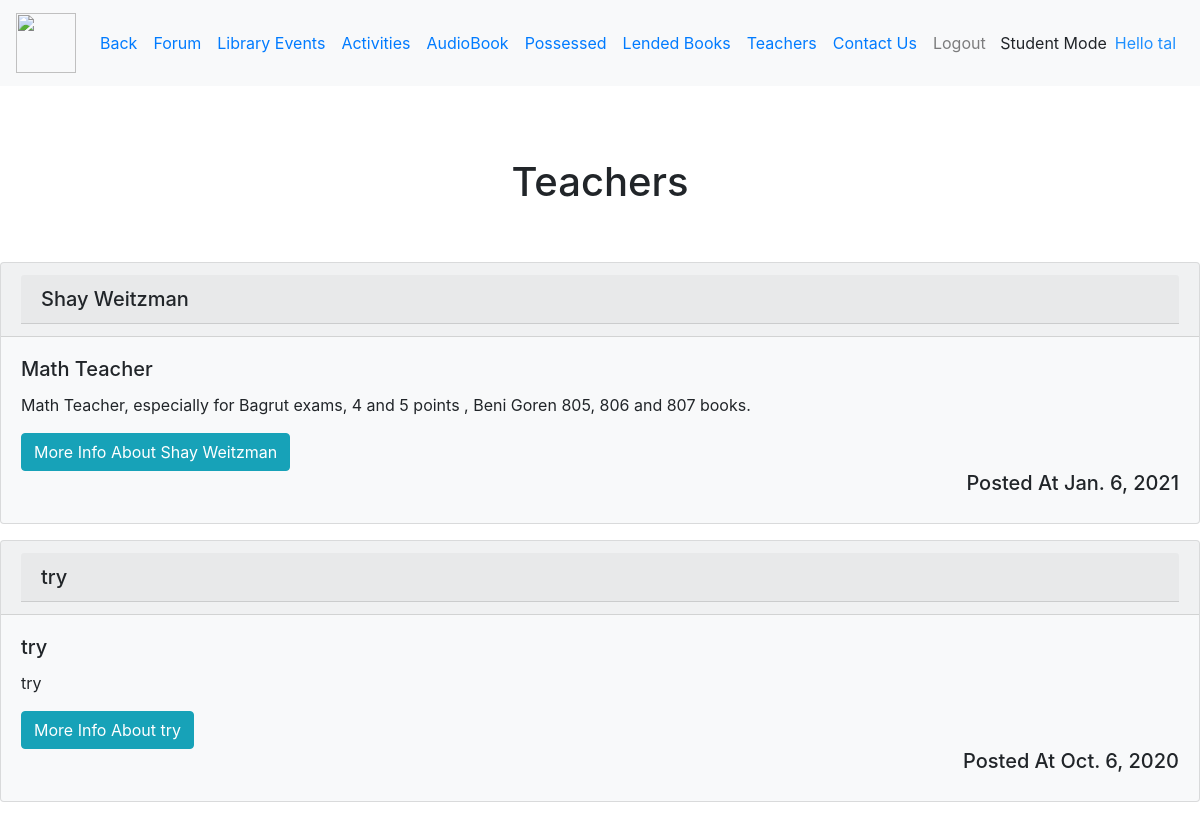
Before: /Me/Student/Teachers/ (signed in) with the older database file.
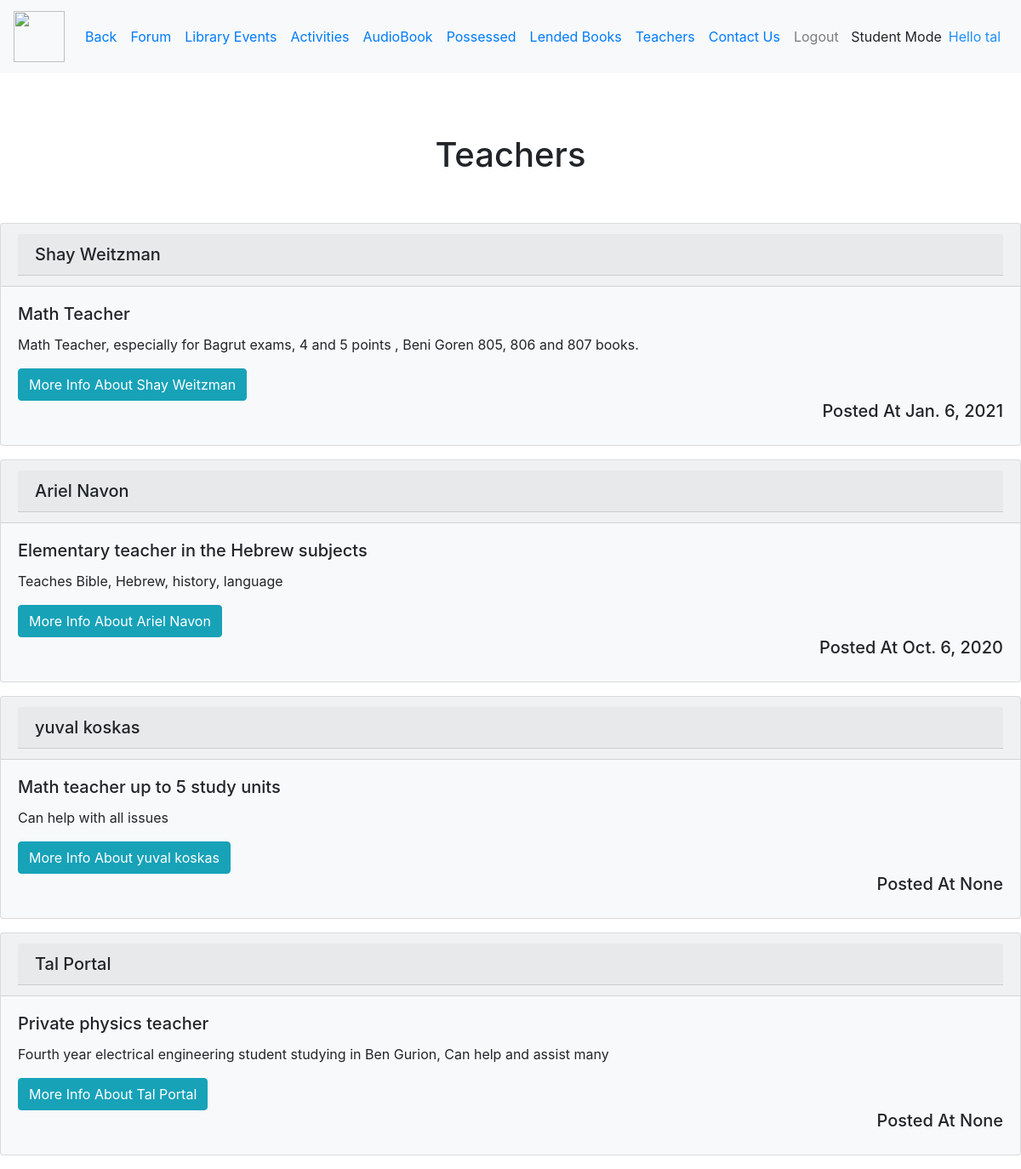
After: the same page with the newer database file.
### teachers/models.py (models this page shows, shortened)
class Teacher(models.Model):
    title = models.CharField(max_length=150)
    description = models.TextField(max_length=500)
    HourRate = models.IntegerField(null=True, default='25')
    email= models.EmailField(null=True,default=None)
    About = models.TextField(max_length=500,null=True, default='None')
    Teacher_Name= models.CharField(max_length=40,null=True, default=None)
    Teacher_date = models.DateField(blank=True, null=True, default=None)
    METHOD_CHOICES = (
        ('Zoom', 'Zoom'), ('Frontal', 'Frontal'),
    )
    LessonMethod= models.CharField(default=True, max_length=100, choices=METHOD_CHOICES)

### teachers/views.py (the view)
# urls.py: path('Student/Teachers/', teachersviews.teachers, name="teachers"),
@login_required
def teachers(request):
    teachers1=Teacher.objects.all()
    teachers1 =teachers1.order_by('-Teacher_date')
    return render(request,'teachers/teachers.html',{'teachers':teachers1})

### book_catalog/templates/teachers/teachers.html
{% extends "mepage/student/stylestudent.html" %}
{% block content %}
    <br><br><br>
    <h1 align="center">Teachers</h1>
    <br><br>
    {% for teacher in teachers %}
        <div class="card bg-light mb-3" style="max-width: 100rem;">
  <div class="card-header">
<h5 class="card-header">{{ teacher.Teacher_Name }}</h5>
  </div>
  <div class="card-body">
    <h5 class="card-title">{{ teacher.title }}</h5>
    <p class="card-text">{{ teacher.description }}</p>
      <a href="{% url 'teachercard' teacher.id %}" class="btn btn-info"> More Info About {{ teacher.Teacher_Name }}</a>
  <h5 align="right">Posted At {{ teacher.Teacher_date }} </h5>
  </div>
</div>
    {% endfor %}
{% endblock %}

Changed rows visible on the page:
changed Teacher: Teacher_Name "try" → "Ariel Navon"; title "try" → "Elementary teacher in the Hebrew subjects"; description "try" → "Teaches Bible, Hebrew, history, language"
added Teacher: Teacher_Name "yuval koskas", title "Math teacher up to 5 study units", description "Can help with all issues", Teacher_date "None"
added Teacher: Teacher_Name "Tal Portal", title "Private physics teacher", description "Fourth year electrical engineering student studying in Ben Gurion, Can help and assist many", Teacher_date "None"
